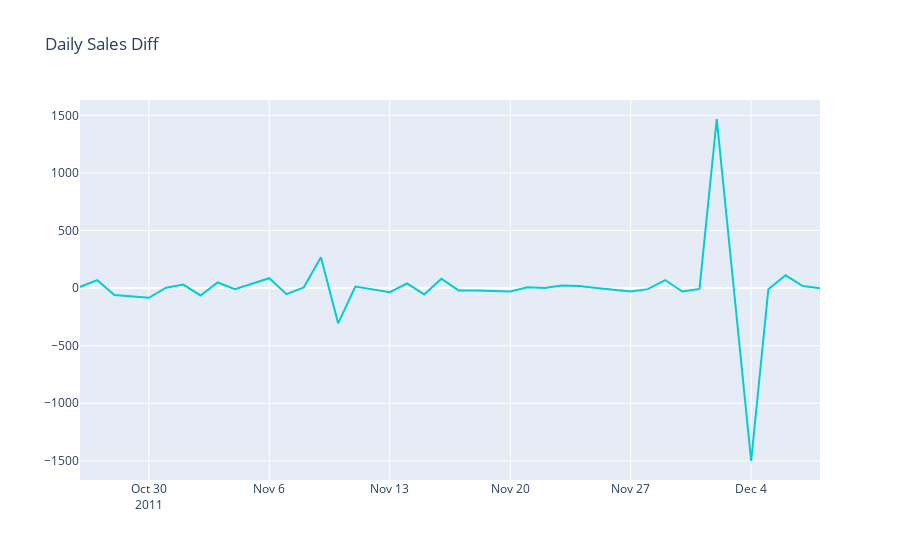

The notebook cell saved with this chart:
### Code cell
#plot sales diff
plot_data = [
    go.Scatter(
        x=df3_diff['Date'],
        y=df3_diff['Diff'],
        line_color = 'darkturquoise'
    )
]
plot_layout = go.Layout(
        title='Daily Sales Diff'
    )
fig = go.Figure(data=plot_data, layout=plot_layout)
pyoff.iplot(fig)

### Figure 1 — Plotly figure (JSON) as saved in the notebook; plotly's stock layout.template omitted (floating-point values rounded to 4 significant figures)
{"data": [{"line": {"color": "darkturquoise"}, "type": "scatter", "x": ["2011-10-26T00:00:00", "2011-10-27T00:00:00", "2011-10-28T00:00:00", "2011-10-30T00:00:00", "2011-10-31T00:00:00", "2011-11-01T00:00:00", "2011-11-02T00:00:00", "2011-11-03T00:00:00", "2011-11-04T00:00:00", "2011-11-06T00:00:00", "2011-11-07T00:00:00", "2011-11-08T00:00:00", "2011-11-09T00:00:00", "2011-11-10T00:00:00", "2011-11-11T00:00:00", "2011-11-13T00:00:00", "2011-11-14T00:00:00", "2011-11-15T00:00:00", "2011-11-16T00:00:00", "2011-11-17T00:00:00", "2011-11-18T00:00:00", "2011-11-20T00:00:00", "2011-11-21T00:00:00", "2011-11-22T00:00:00", "2011-11-23T00:00:00", "2011-11-24T00:00:00", "2011-11-25T00:00:00", "2011-11-27T00:00:00", "2011-11-28T00:00:00", "2011-11-29T00:00:00", "2011-11-30T00:00:00", "2011-12-01T00:00:00", "2011-12-02T00:00:00", "2011-12-04T00:00:00", "2011-12-05T00:00:00", "2011-12-06T00:00:00", "2011-12-07T00:00:00", "2011-12-08T00:00:00"], "y": [10, 69, -60, -84, 3, 30, -64, 49, -9, 86, -53, 5, 268, -306, 14, -35, 40, -55, 82, -20, -20, -30, 8, 0, 22, 18, 1, -30, -9, 70, -30, -7, 1468, -1501, -10, 111, 18, -1]}], "layout": {"title": {"text": "Daily Sales Diff"}}}
